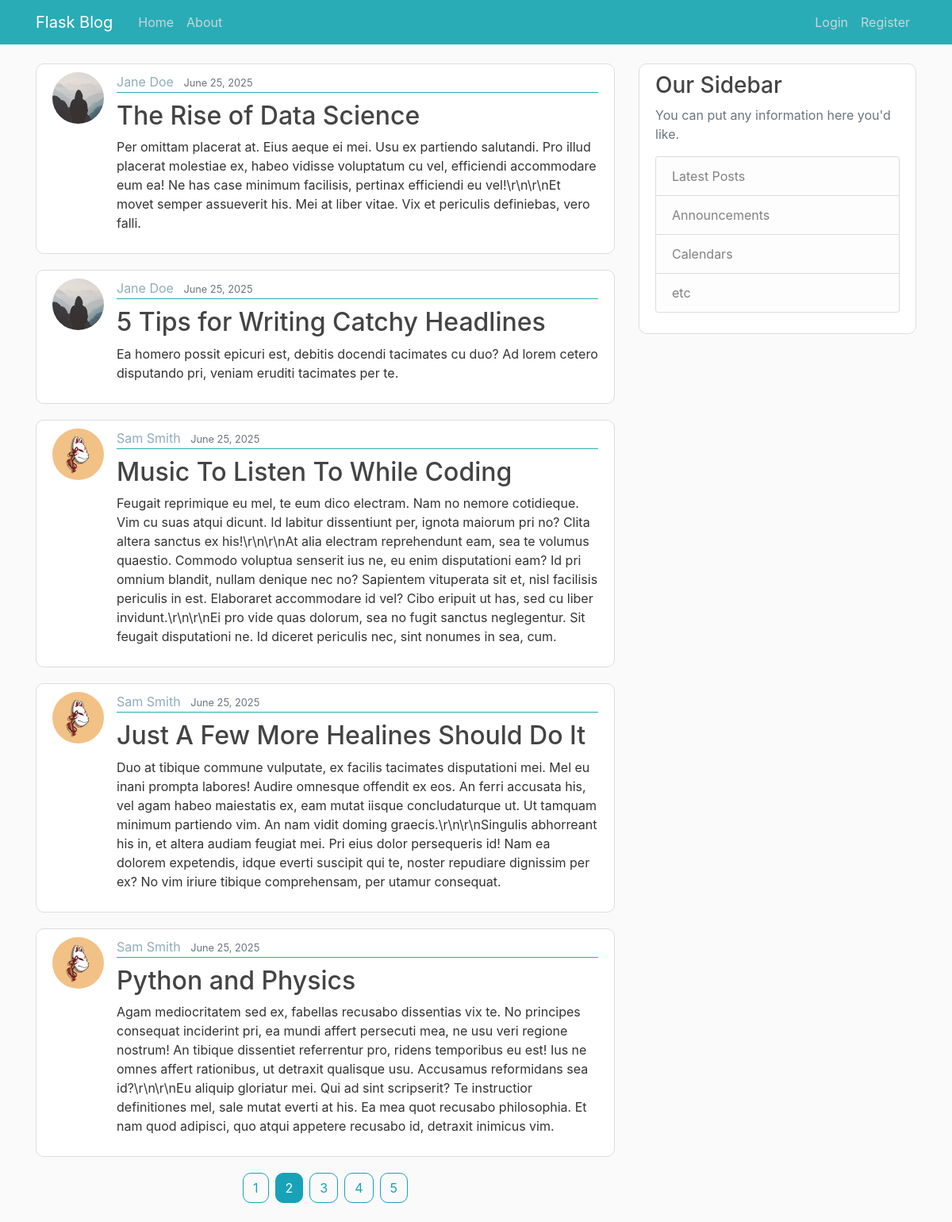
The page /home?page=2 on the database its author committed.
### flask_blog/models.py (models this page shows, shortened)
class Post(db.Model):
    id = db.Column(db.Integer, primary_key=True)
    title = db.Column(db.String(100), nullable=False)
    date_posted = db.Column(db.DateTime, nullable=False, default=lambda: datetime.now(timezone.utc))
    content = db.Column(db.Text, nullable=False)
    user_id = db.Column(db.Integer, db.ForeignKey('user.id'), nullable=False)

class User(db.Model, UserMixin):
    id = db.Column(db.Integer, primary_key=True)
    username = db.Column(db.String(20), unique=True, nullable=False)
    email = db.Column(db.String(120), unique=True, nullable=False)
    image_file = db.Column(db.String(20), nullable=False, default='default.jpg')
    password = db.Column(db.String(60), nullable=False)
    post = db.relationship('Post', backref='author', lazy=True)

### flask_blog/main/routes.py (the view)
@main.route("/")
@main.route("/home")
def index():
    page = request.args.get('page', 1, type=int)
    posts = Post.query.order_by(Post.date_posted.desc()).paginate(page=page, per_page=5)
    return render_template('home.html', posts=posts)

### flask_blog/templates/home.html (shortened to what this page needs)
{% extends "layout.html" %}
{% block content %}
  {% for post in posts.items %}
    <article class="media content-section">
      <img class="rounded-circle article-img" src="{{ url_for('static', filename='profile_pics/' + post.author.image_file) }}">
      <div class="media-body">
        <div class="article-metadata">
          <a class="mr-2" href="{{ url_for('users.user_posts', username=post.author.username) }}">{{ post.author.username.title() }}</a>
          <small class="text-muted">{{ post.date_posted.strftime('%B %d, %Y') }}</small>
        </div>
        <h2 class="article-title-h2"><a class="article-title" href="{{ url_for('posts.post', post_id=post.id) }}">{{ post.title }}</a></h2>
        <p class="article-content">{{ post.content }}</p>
      </div>
    </article>
  {% endfor %}
  <div class="d-flex justify-content-center flex-wrap">
    {% for page_num in posts.iter_pages(left_edge=1, right_edge=1, left_current=1, right_current=2) %}
      {% if page_num %}
        {% if posts.page == page_num %}
          <a class="btn btn-info mb-4 mx-1" style="border-radius: 10px" href="{{ url_for('main.index', page=page_num)}}">{{ page_num }}</a>
        {% else %}
          <a class="btn btn-outline-info mb-4 mx-1" style="border-radius: 10px" href="{{ url_for('main.index', page=page_num)}}">{{ page_num }}</a>
        {% endif %}
      {% else %}
        ...
      {% endif %}
    {% endfor %}
  </div>
{% endblock content %}

### flask_blog/static/main.css (style rules this page uses)
body { background: #fafafa; color: #333333; margin-top: 5rem; }
h1, h2, h3, h4, h5, h6 { color: #444444; }
.content-section { background: #ffffff; padding: 10px 20px; border: 1px solid #dddddd; border-radius: 10px; margin-bottom: 20px; }
.article-title-h2 { margin-top: 10px; }
.article-title { color: #444444; }
.mr-2 { color: #8facbc; }
.article-content { white-space: pre-line; }
.article-img { height: 65px; width: 65px; margin-right: 16px; }
.article-metadata { padding-bottom: 1px; margin-bottom: 4px; border-bottom: 1px solid #2aacb6 }
.btn { border-radius: 20px; }

### rows shown on the page
Post: image_file (placeholder picture), author.username "Jane Doe", date_posted "June 25, 2025", title "The Rise of Data Science", content "Per omittam placerat at. Eius aeque ei mei. Usu ex partiendo salutandi. Pro illud placerat molestiae ex, habeo vidisse voluptatum cu vel, efficiendi accommodare eum ea! Ne has case minimum facilisis, pertinax efficiendi eu vel!\\r\\n\\r\\nEt movet semper assueverit his. Mei at liber vitae. Vix et periculis definiebas, vero falli."
Post: image_file (placeholder picture), author.username "Jane Doe", date_posted "June 25, 2025", title "5 Tips for Writing Catchy Headlines", content "Ea homero possit epicuri est, debitis docendi tacimates cu duo? Ad lorem cetero disputando pri, veniam eruditi tacimates per te."
Post: image_file (picture), author.username "Sam Smith", date_posted "June 25, 2025", title "Music To Listen To While Coding", content "Feugait reprimique eu mel, te eum dico electram. Nam no nemore cotidieque. Vim cu suas atqui dicunt. Id labitur dissentiunt per, ignota maiorum pri no? Clita altera sanctus ex his!\\r\\n\\r\\nAt alia electram reprehendunt eam, sea te volumus quaestio. Commodo voluptua senserit ius ne, eu enim disputationi eam? Id pri omnium blandit, nullam denique nec no? Sapientem vituperata sit et, nisl facilisis periculis in est. Elaboraret accommodare id vel? Cibo eripuit ut has, sed cu liber invidunt.\\r\\n\\r\\nEi pro vide quas dolorum, sea no fugit sanctus neglegentur. Sit feugait disputationi ne. Id diceret periculis nec, sint nonumes in sea, cum."
Post: image_file (picture), author.username "Sam Smith", date_posted "June 25, 2025", title "Just A Few More Healines Should Do It", content "Duo at tibique commune vulputate, ex facilis tacimates disputationi mei. Mel eu inani prompta labores! Audire omnesque offendit ex eos. An ferri accusata his, vel agam habeo maiestatis ex, eam mutat iisque concludaturque ut. Ut tamquam minimum partiendo vim. An nam vidit doming graecis.\\r\\n\\r\\nSingulis abhorreant his in, et altera audiam feugiat mei. Pri eius dolor persequeris id! Nam ea dolorem expetendis, idque everti suscipit qui te, noster repudiare dignissim per ex? No vim iriure tibique comprehensam, per utamur consequat."
Post: image_file (picture), author.username "Sam Smith", date_posted "June 25, 2025", title "Python and Physics", content "Agam mediocritatem sed ex, fabellas recusabo dissentias vix te. No principes consequat inciderint pri, ea mundi affert persecuti mea, ne usu veri regione nostrum! An tibique dissentiet referrentur pro, ridens temporibus eu est! Ius ne omnes affert rationibus, ut detraxit qualisque usu. Accusamus reformidans sea id?\\r\\n\\r\\nEu aliquip gloriatur mei. Qui ad sint scripserit? Te instructior definitiones mel, sale mutat everti at his. Ea mea quot recusabo philosophia. Et nam quod adipisci, quo atqui appetere recusabo id, detraxit inimicus vim."

### other values the page prints
{{ page_num }} "1" "3" "4" "5"
{{ page_num }} "2"
